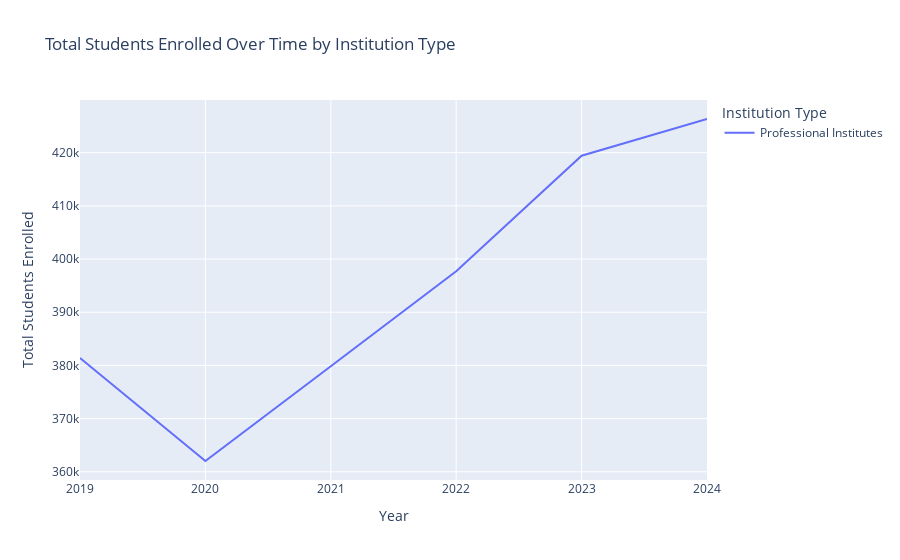

Notebook code for this chart:
### Markdown cell above
In this second graph, we observe the evolution of enrollment in Technical Training Centers. The trend closely mirrors that of universities, with a decrease in enrollment in 2022.

### Code cell
typeofinstitution1 = typeofinstitution[typeofinstitution['Institution Type_1']=='Professional Institutes']
fig6 = px.line(
    typeofinstitution1,
    x='Year',
    y='Count',
    color='Institution Type_1',
    title='Total Students Enrolled Over Time in Professional Institutes',
    labels={'year': 'Year', 'Count': 'Total Students Enrolled', 'Institution Type_1':'Institution Type'})
fig6

### Figure 1 — Plotly figure (JSON) as saved in the notebook; plotly's stock layout.template omitted (floating-point values rounded to 4 significant figures)
{"data": [{"hovertemplate": "Institution Type=Professional Institutes<br>Year=%{x}<br>Total Students Enrolled=%{y}<extra></extra>", "legendgroup": "Professional Institutes", "line": {"color": "#636efa", "dash": "solid"}, "marker": {"symbol": "circle"}, "mode": "lines", "name": "Professional Institutes", "orientation": "v", "showlegend": true, "type": "scatter", "x": [2019, 2020, 2021, 2022, 2023, 2024], "xaxis": "x", "y": [381412, 362030, 379838, 397705, 419431, 426334], "yaxis": "y"}], "layout": {"autosize": true, "legend": {"title": {"text": "Institution Type"}, "tracegroupgap": 0}, "title": {"text": "Total Students Enrolled Over Time by Institution Type"}, "xaxis": {"anchor": "y", "autorange": true, "domain": [0, 1], "range": [2019, 2024], "title": {"text": "Year"}, "type": "linear"}, "yaxis": {"anchor": "x", "autorange": true, "domain": [0, 1], "range": [358500.0, 429900.0], "title": {"text": "Total Students Enrolled"}, "type": "linear"}}}
